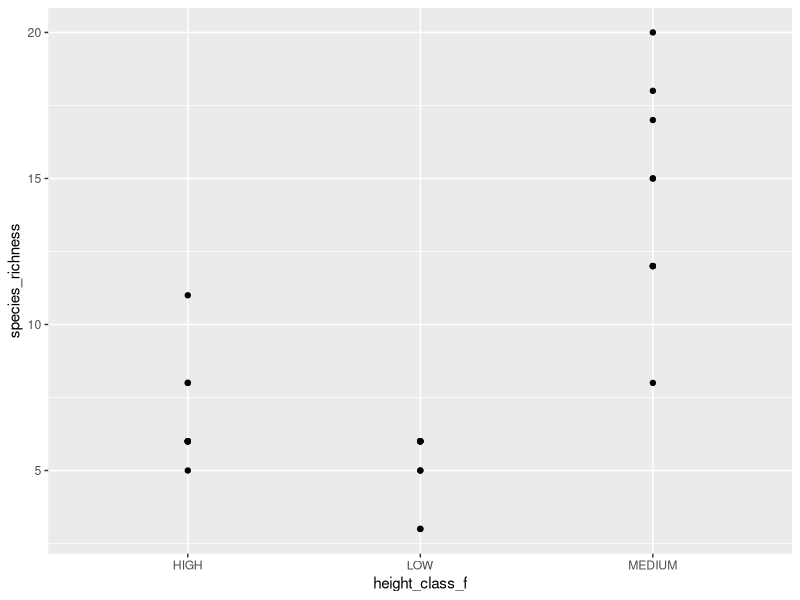
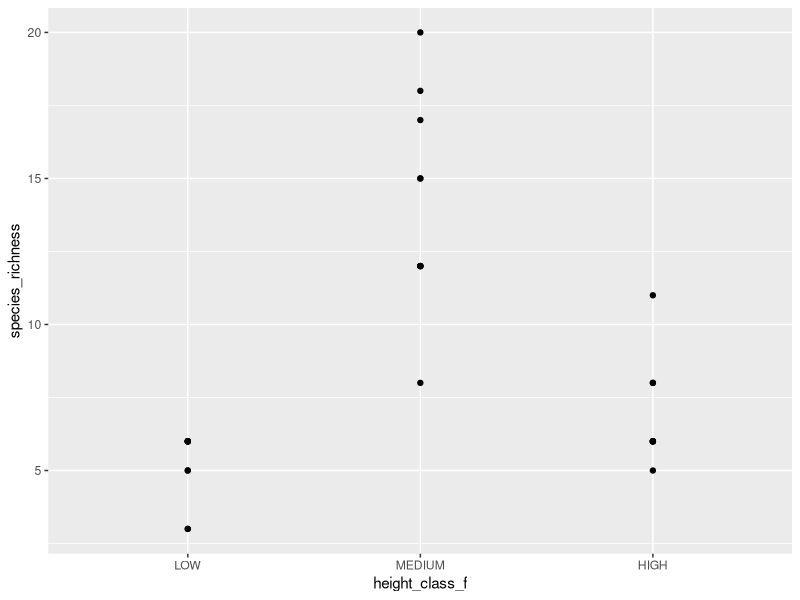
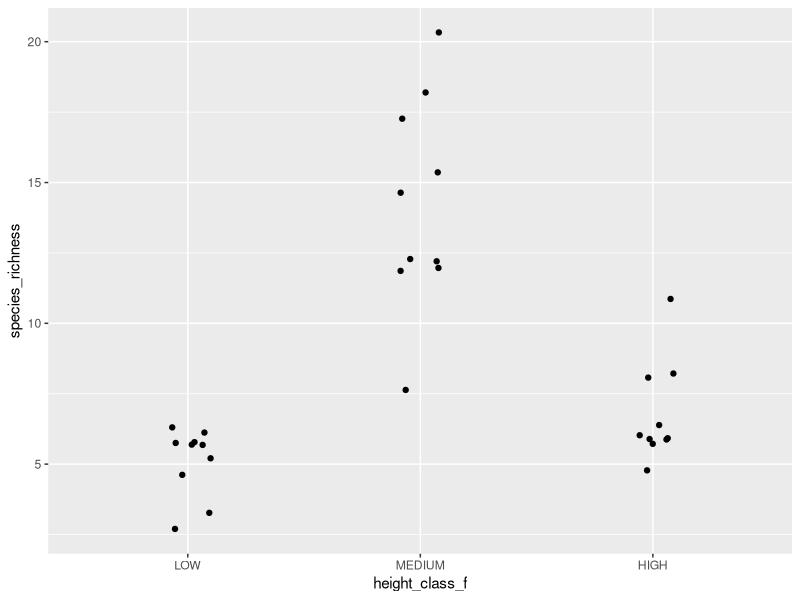
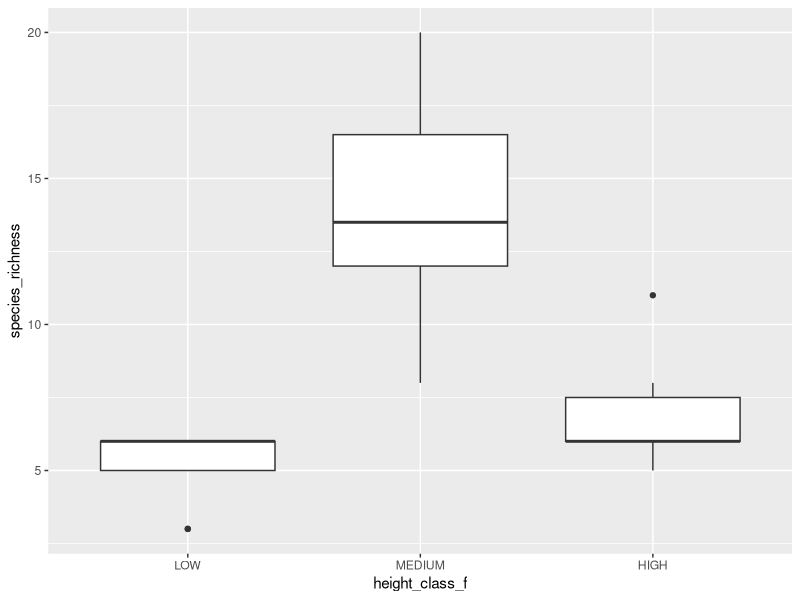

R code for these plots, in order:
#AIMS: simple anova example
#AUTHOR: Simon Gillings
#DATE: April 2019

library(ggplot2) #for making nice graphics


#read in the data on the richness of beetles in different parts
#of the tree canopy
beetles <- read.csv(file = 'data_raw/beetle_species_richness.csv', stringsAsFactors = FALSE)

#look at the data
head(beetles)
str(beetles)

#to do an ANOVA we need to turn the height class into a factor
beetles$height_class_f <- factor(beetles$height_class)

ggplot(data = beetles) +
  geom_point(aes(x = height_class_f, y = species_richness))

#hmm, OK, nice plot but the classes are in the wrong order
#that's because when we made the factor (Line 17 above) R 
#just used alphabetic ordering. But we can force our own order
beetles$height_class_f <- factor(beetles$height_class, 
                                 levels=c('LOW','MEDIUM','HIGH'))
ggplot(data = beetles) +
  geom_point(aes(x = height_class_f, y = species_richness))

#OK that's much better. But is it true that there are only 3 
#records in the LOW category? Use table() to check
table(beetles$height_class_f)

#OK so some of the dots must be over-plotted. We can fix that in several
#ways. One is to use geom_jitter instead of geom_point to spread
#the points out a bit so we can see there are more data
#use width= to say how much to spread the dots out
ggplot(data = beetles) +
  geom_jitter(aes(x = height_class_f, y = species_richness), width=0.1)

#we could also do a boxplot
ggplot(data = beetles) +
  geom_boxplot(aes(x = height_class_f, y = species_richness))

#OK so looks like some big differences between groups
#let's do an ANOVA to test this
my_anova <- aov(data = beetles, species_richness ~ height_class_f)
#just like the lm we can use summary to get all the stats and fit etc
summary(my_anova)
